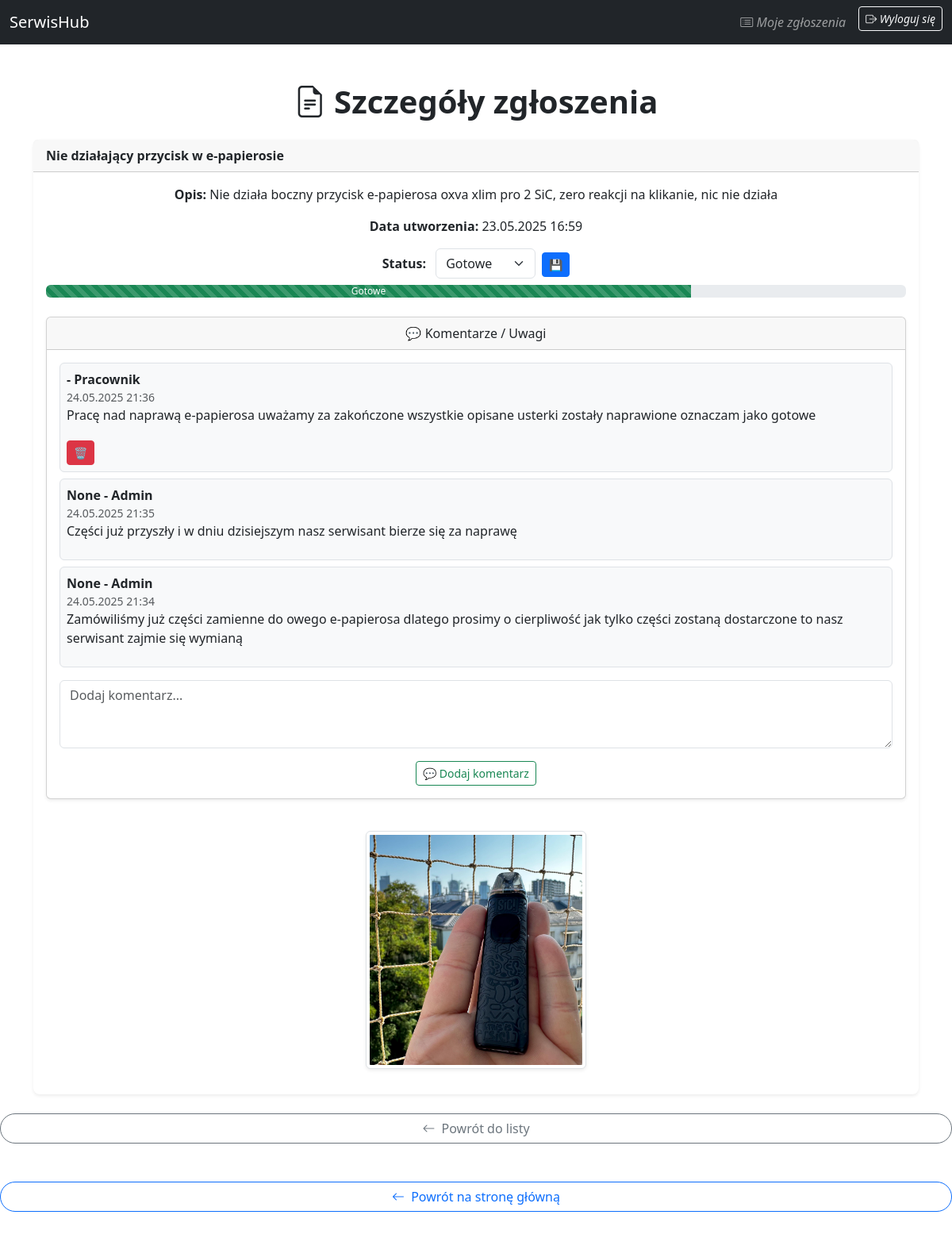
Page /api/tickets/ticket/8/ (signed in) on the committed database.
### tickets/models.py (models this page shows, shortened)
class Ticket(models.Model):
	STATUS_CHOICES = [
		('nowe', 'Nowe'),
		('gotowe', 'Gotowe'),
		('w trakcie', 'W trakcie'),
		('odebrane', 'Odebrane'),
	]
	tytul = models.CharField(max_length=100)
	opis = models.TextField(blank=True)
	data_utworzenia = models.DateTimeField(auto_now_add=True)
	status = models.CharField(choices=STATUS_CHOICES, max_length=100, default='nowe')
	zdjecie = models.ImageField(upload_to='ticket_zdjecia/', blank=True, null=True)
	uzytkownik = models.ForeignKey(settings.AUTH_USER_MODEL, on_delete=models.CASCADE, null=True, blank=True, default=None)
	pracownik = models.ForeignKey(settings.AUTH_USER_MODEL, null=True, blank=True, default=None, on_delete=models.SET_NULL, related_name="tickety_przypisane")

class Komentarz(models.Model):
	ticket = models.ForeignKey('Ticket', related_name='komentarze', on_delete=models.CASCADE)
	autor = models.ForeignKey(settings.AUTH_USER_MODEL, on_delete=models.CASCADE)
	tresc = models.TextField()
	data_dodania = models.DateTimeField(auto_now_add=True)

### users/models.py (models this page shows, shortened)
class CustomUser(AbstractBaseUser, PermissionsMixin):
    email = models.EmailField(unique=True)
    first_name = models.CharField(max_length=150, blank=True, null=True)
    last_name = models.CharField(max_length=150, blank=True, null=True)
    rola = models.CharField(
        choices=[('klient', 'Klient'), ('pracownik', 'Pracownik'), ('admin', 'Admin')],
        max_length=20,
        default='klient'
    )
    is_active = models.BooleanField(default=True)
    is_staff = models.BooleanField(default=False)
    USERNAME_FIELD = 'email'
    REQUIRED_FIELDS = []
    objects = CustomUserManager()

### tickets/views.py (the view, shortened to what this page needs)
# urls.py: path('ticket/<int:ticket_id>/', views.ticket_detail_view, name="ticket_detail"),
@login_required
def ticket_detail_view(request, ticket_id):
    ticket = get_object_or_404(Ticket, id=ticket_id)
    is_admin = request.user.is_superuser
    is_worker_of_this_ticket = request.user.is_staff and ticket.pracownik == request.user
    is_owner = ticket.uzytkownik == request.user
    if not (is_admin or is_worker_of_this_ticket or is_owner):
        return HttpResponseForbidden()
    is_worker_or_admin = is_admin or is_worker_of_this_ticket
    can_edit_description = is_admin or is_owner
    komentarze = ticket.komentarze.order_by('-data_dodania')
    context = {
        'ticket': ticket,
        'is_worker_or_admin': is_worker_or_admin,
        'can_edit_description': can_edit_description,
        'komentarze': komentarze
    }
    return render(request, 'ticket_detail.html', context)

### tickets/templates/ticket_detail.html (shortened to what this page needs)
{% extends 'base.html' %}
{% block content %}
<div class="container mt-5">
  <h2 class="display-6 fw-bold mb-4 text-center"><i class="bi bi-file-earmark-text"></i> Szczegóły zgłoszenia</h2>
  <div class="card mt-4 shadow-sm rounded-3 border-0">
    <div class="card-header">
      <strong>{{ ticket.tytul }}</strong>
    </div>
    <div class="card-body text-center">
      <p><strong>Opis:</strong>
        {% if can_edit_description %}
        <form method="post" class="d-inline">
          {% csrf_token %}
          <textarea name="opis" rows="3" class="form-control d-inline-block" style="width: 100%; max-width: 600px;">{{ ticket.opis|default:"Brak opisu" }}</textarea>
          <button type="submit" class="btn btn-outline-primary btn-sm ms-2" data-bs-toggle="tooltip" title="Zapisz opis">💾 Zapisz</button>
        </form>
        {% else %}
        {{ ticket.opis|default:"Brak opisu" }}
        {% endif %}
      </p>
      <p><strong>Data utworzenia:</strong> {{ ticket.data_utworzenia|date:"d.m.Y H:i" }}</p>
      <strong>Status:</strong>
      {% if is_worker_or_admin %}
      <form method="post" action="{% url 'ticket_detail' ticket.id %}" class="d-inline ms-2">
        <select name="nowy_status" class="form-select d-inline w-auto">
          {% for status, label in ticket.STATUS_CHOICES %}
          <option value="{{ status }}" {% if ticket.status == status %}selected{% endif %}>
            {{ label|capfirst }}
          </option>
          {% endfor %}
        </select>
        <button type="submit" class="btn btn-sm btn-primary ms-1" data-bs-toggle="tooltip" title="Zapisz status">💾</button>
      </form>
      {% endif %}
      <div class="progress-container mt-2">
        <div class="progress">
          <div class="progress-bar progress-bar-striped progress-bar-animated
            {% if ticket.status == 'nowe' %}bg-primary{% elif ticket.status == 'w trakcie' %}bg-warning{% elif ticket.status == 'gotowe' %}bg-success{% else %}bg-secondary{% endif %}"
            role="progressbar"
            style="width:
              {% if ticket.status == 'nowe' %}25%{% elif ticket.status == 'w trakcie' %}50%{% elif ticket.status == 'gotowe' %}75%{% else %}100%{% endif %}">
            {{ ticket.status|capfirst }}
          </div>
        </div>
      </div>
      <div class="card mt-4 shadow-sm">
        <div class="card-header">💬 Komentarze / Uwagi</div>
        <div class="card-body">
          {% if komentarze %}
          {% for komentarz in komentarze %}
          <div class="mb-2 p-2 border rounded bg-light text-start">
            <strong>{{ komentarz.autor.first_name }} -
              {% if komentarz.autor.is_superuser %}Admin
              {% elif komentarz.autor.is_staff %}Pracownik
              {% else %}Klient
              {% endif %}
            </strong>
            <small class="text-muted d-block">{{ komentarz.data_dodania|date:"d.m.Y H:i" }}</small>
            <p class="mb-0">{{ komentarz.tresc|linebreaks }}</p>
            {% if request.user.is_superuser or request.user == komentarz.autor %}
             <form method="post" action="{% url 'usun_komentarz' komentarz.id %}" style="display: inline;">
                    <button type="submit" class="btn btn-sm btn-danger mt-1" title="Usuń komentarz">🗑</button>
            </form>
            {% endif %}
          </div>
          {% endfor %}
          {% else %}
          <p class="text-muted empty-state">Brak komentarzy.</p>
          {% endif %}
          {% if is_worker_or_admin %}
          <form method="post" action="{% url 'ticket_detail' ticket.id %}" class="mt-3">
            <div class="mb-3">
              <textarea name="uwagi" rows="3" class="form-control" placeholder="Dodaj komentarz..."></textarea>
            </div>
            <button type="submit" class="btn btn-outline-success btn-sm" data-bs-toggle="tooltip" title="Dodaj komentarz">💬 Dodaj komentarz</button>
          </form>
          {% endif %}
        </div>
      </div>
      {% if ticket.zdjecie %}
      <br>
      <img src="{{ ticket.zdjecie.url }}" alt="Zdjęcie zgłoszenia" class="img-thumbnail shadow-sm rounded mt-3 mb-3" style="max-height: 300px;">
      {% endif %}
    </div>
      </div>
  </div>
  <a href="{% url 'ticket-list' %}" class="btn btn-outline-secondary rounded-pill d-block mx-auto mt-4 mb-5">
    <i class="bi bi-arrow-left me-1"></i> Powrót do listy
  </a>
  <a href="{% url 'main' %}" class="btn btn-outline-primary rounded-pill d-block mx-auto mt-2 mb-5">
    <i class="bi bi-arrow-left me-1"></i> Powrót na stronę główną
  </a>
{% endblock %}

### tickets/templates/base.html (style rules this page uses)
body { scroll-behavior: smooth; }
.progress-container { margin-top: 10px; }

### rows in the picture
Ticket: tytul "Nie działający przycisk w e-papierosie", opis "Nie działa boczny przycisk e-papierosa oxva xlim pro 2 SiC, zero reakcji na klikanie, nic nie działa", data_utworzenia "23.05.2025 16:59", nowy_status "Gotowe", status "Gotowe", zdjecie (picture)
Komentarz: shows "Pracownik", data_dodania "24.05.2025 21:36", tresc "Pracę nad naprawą e-papierosa uważamy za zakończone wszystkie opisane usterki zostały naprawione oznaczam jako gotowe"
Komentarz: autor.first_name "None", shows "Admin", data_dodania "24.05.2025 21:35", tresc "Części już przyszły i w dniu dzisiejszym nasz serwisant bierze się za naprawę"
Komentarz: autor.first_name "None", shows "Admin", data_dodania "24.05.2025 21:34", tresc "Zamówiliśmy już części zamienne do owego e-papierosa dlatego prosimy o cierpliwość jak tylko części zostaną dostarczone to nasz serwisant zajmie się wymianą"
